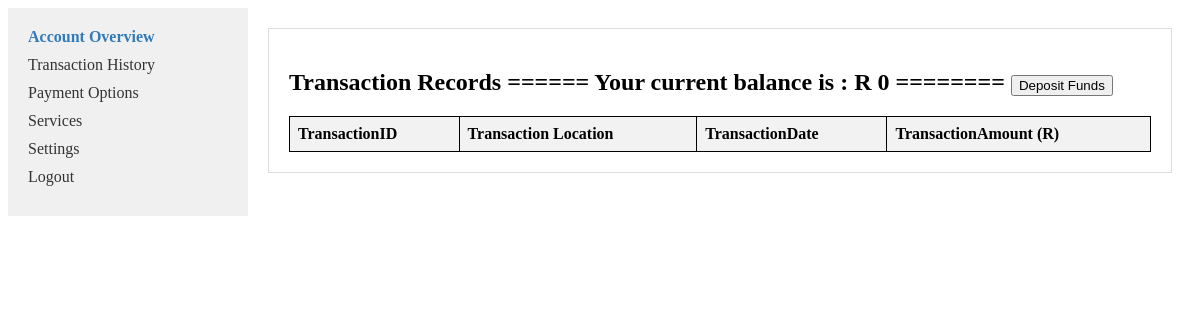
/settings/ (signed in), run on an earlier commit of the app's database.
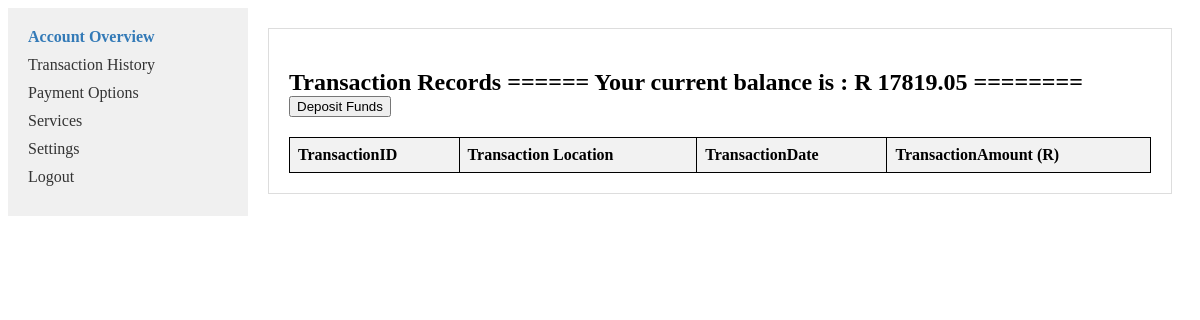
And on a later commit of the database.
### cto_bank/models.py (models this page shows, shortened)
class User(db.Model, UserMixin):
    id = db.Column(db.Integer, primary_key=True)
    name = db.Column(db.String(20), nullable=False)
    account_number = db.Column(db.String(10), unique=True)  # e.g from CSV => C5841053
    email = db.Column(db.String(120), unique=True, nullable=True)
    image_file = db.Column(db.String(20), nullable=False, default='default.jpg')
    password = db.Column(db.String(60), nullable=True)
    date = db.Column(db.DateTime, nullable=False, default=datetime.utcnow)
    role = db.Column(db.String(15), nullable=False, default='customer')
    gender = db.Column(db.String(2), nullable=True, default='X')
    account_balance = db.Column(db.Integer, default=0)

### cto_bank/main/routes.py (the view)
@mainbp.route("/settings/")
@login_required
def settings():
    return render_template("transactions.html")

### cto_bank/models.py (called while the page is built)
@login_manager.user_loader
def load_user(user_id):
    return User.query.get(int(user_id))

### cto_bank/templates/transactions.html (shortened to what this page needs)
{% extends "board_layout.html" %}
{% block content %}
<head>
</head>
<body>
<h2>Transaction Records ======  Your current balance is : R {{ current_user.account_balance }}   ======== <button id="open-popup-btn">  Deposit Funds</button></h2>
<table>
    <thead>
        <tr>
            <th>TransactionID</th>
            <th>Transaction Location</th>
            <th>TransactionDate</th>
            <th>TransactionAmount (R)</th>
        </tr>
    </thead>
</table>
</body>
{% endblock content %}

What changed in the data, as far as the page shows it:
changed User: account_balance "0" → "17819.05"
